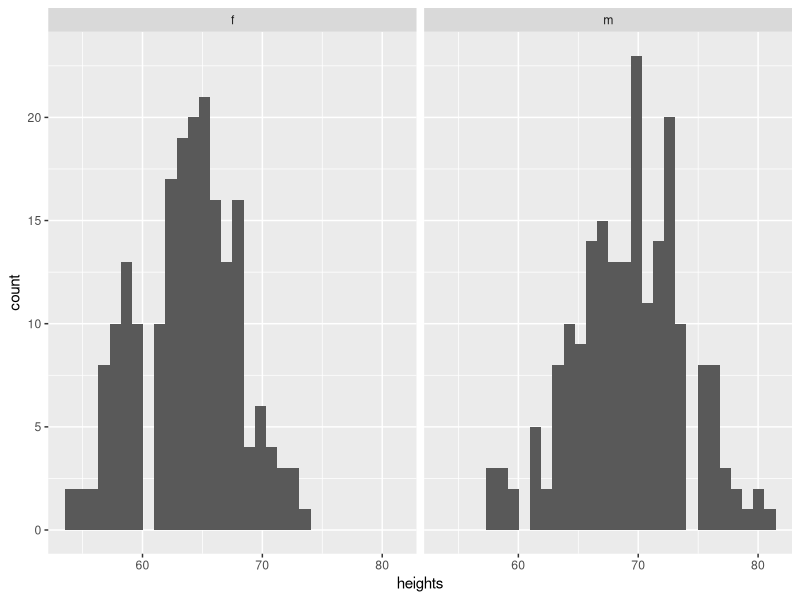
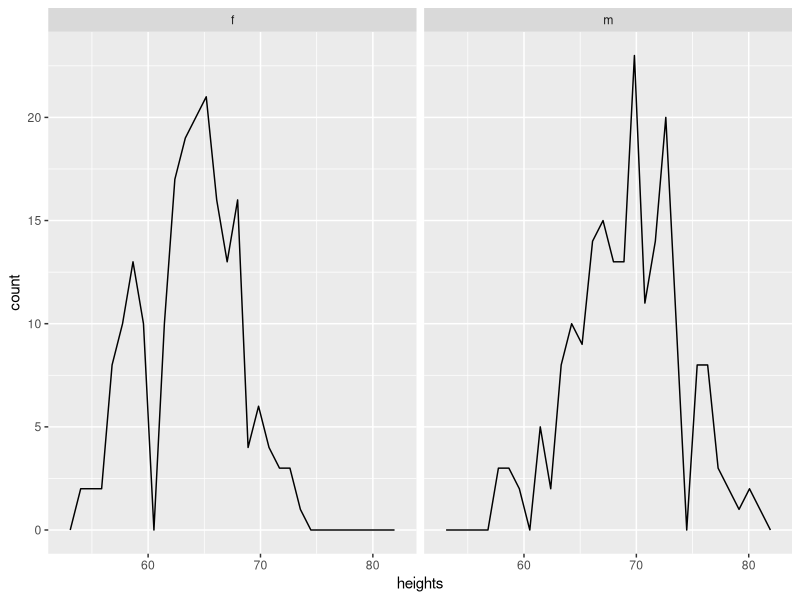
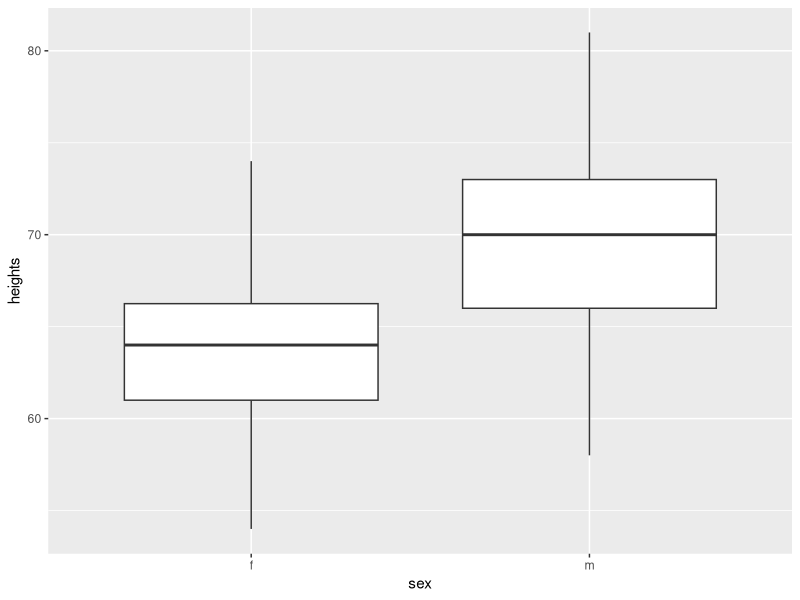
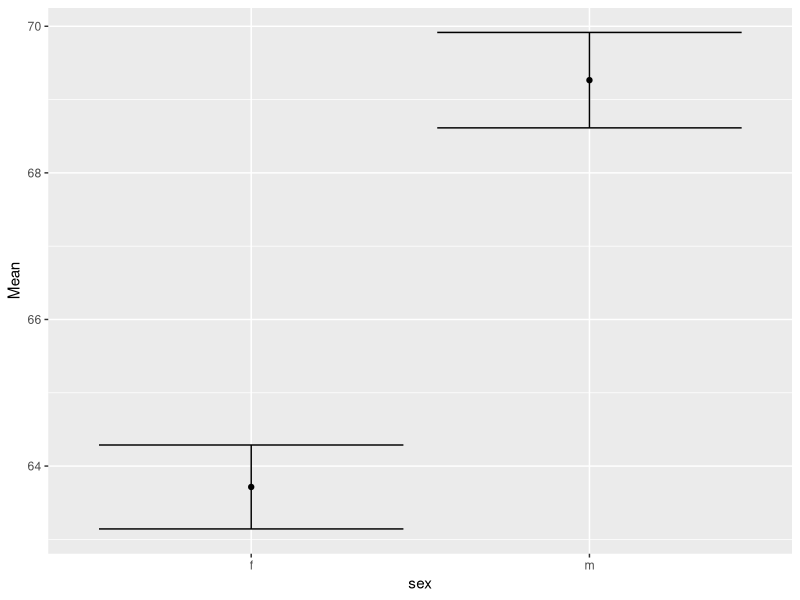

Write R code to recreate these figures, in order.
## ---- chunk 1

library(tidyverse)
library(ggplot2)

height_sims <- c()

for (person in 1:200){
  avg_height <- 64
  genetics <- sample(-5:5,size=1)
  nutrition <- sample(-2:2, size=1)
  exercise <- sample(-3:3, size=1)
  height_sims[person] <- sum(avg_height, genetics, nutrition, exercise)
  
}

df_women <- tibble(heights=height_sims)

height_sims <- c()

for (person in 1:200){
  avg_height <- 69
  genetics <- sample(-6:6,size=1)
  nutrition <- sample(-3:3, size=1)
  exercise <- sample(-3:3, size=1)
  height_sims[person] <- sum(avg_height, genetics, nutrition, exercise)
  
}

df_men <- tibble(heights=height_sims)

df_women <- df_women %>% mutate(sex='f')
df_men <- df_men %>% mutate(sex='m')

df_both <- bind_rows(df_women, df_men)
head(df_both)
## ---- chunk 2
summary_table <- df_both %>% group_by(sex) %>% summarize(SampleSize=n(),Mean=mean(heights), SD = sd(heights), SE=SD/sqrt(SampleSize))
summary_table
## ---- chunk 3

ggplot(df_both, aes(x=heights)) + geom_histogram() + facet_wrap(~sex)
## ---- chunk 4
ggplot(df_both, aes(x=heights)) + geom_freqpoly() + facet_wrap(~sex)
## ---- chunk 5
ggplot(df_both, aes(x=sex, y=heights)) + geom_boxplot()
## ---- chunk 6
summary_table <- summary_table %>% mutate(LowerCI = Mean-1.96*SE, UpperCI = Mean+1.96*SE)
CIs <- summary_table %>% select(sex, LowerCI, UpperCI)
CIs
## ---- chunk 7
ggplot(summary_table, aes(x=sex,y=Mean)) + geom_point() + geom_errorbar(aes(ymin = LowerCI, ymax=UpperCI))
